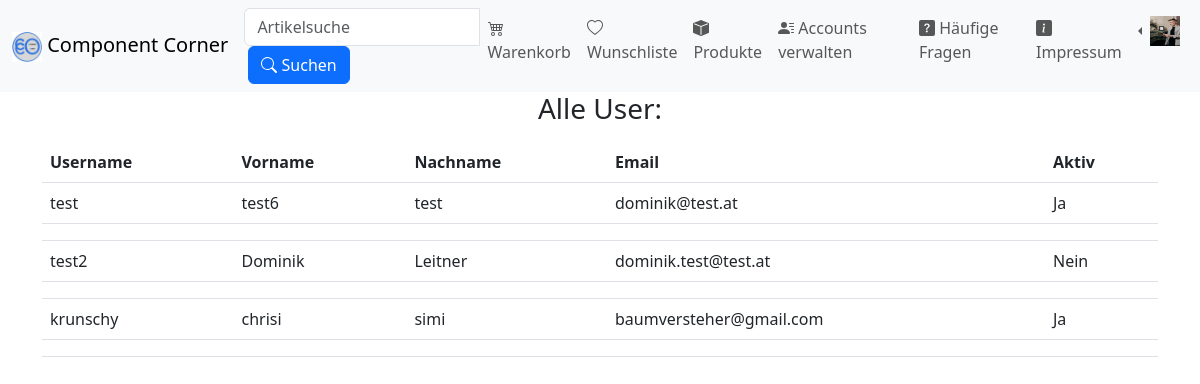
Page /index.php?site=userverwaltung (signed in) on the earlier database version.
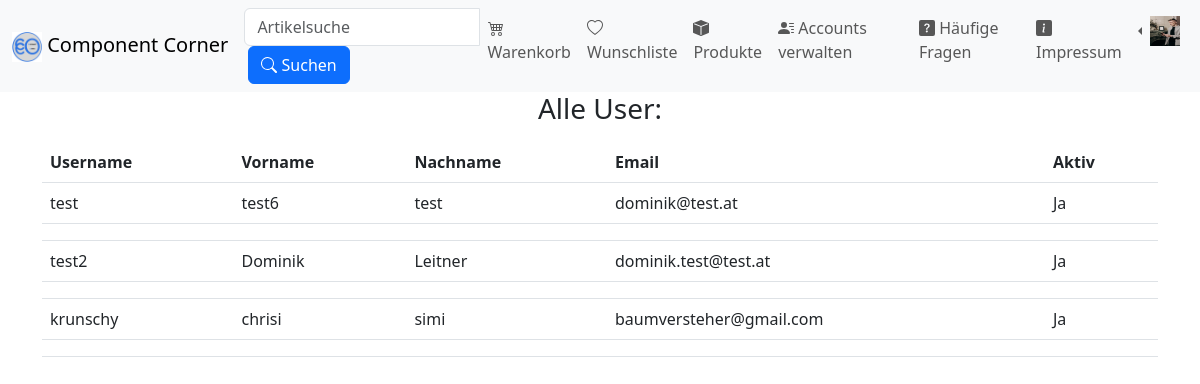
Same page on the later database version.
### tables this page shows
CREATE TABLE `accounts` (
  `VORNAME` varchar(50) DEFAULT NULL,
  `NACHNAME` varchar(50) DEFAULT NULL,
  `ADRESSE` varchar(100) DEFAULT NULL,
  `PLZ` int(10) DEFAULT NULL,
  `EMAIL` varchar(100) DEFAULT NULL,
  `PASSWORT` varchar(255) DEFAULT NULL,
  `USERNAME` varchar(50) DEFAULT NULL,
  `AKTIV` int(1) NOT NULL DEFAULT 1,
  `ID` int(255) NOT NULL,
  `IMAGE` varchar(255) NOT NULL DEFAULT 'default.jpg',
  `ROLE` int(1) NOT NULL DEFAULT 0
);

### inc/userverwaltung.php (the view, shortened to what this page needs)
<?php
function BinaryToYesNo($Bin){
    if($Bin==1)
    return 'Ja';
    else
    return 'Nein';
  }
require("./config/dbaccess.php");
$stmt = $mysql->prepare("SELECT ROLE FROM accounts WHERE USERNAME = :username");
$stmt->bindParam(":username", $_SESSION["username"]);
$stmt->execute();
$row = $stmt->fetch();
if ($row["ROLE"] == 1){
require("./config/dbaccess.php");
$stmt = $mysql->prepare("SELECT * FROM accounts");
$stmt->execute();
echo '
<div class="container">
<div class="table-responsive">
<h2 class="topmargin h3 mb-3 font-weight-normal">Alle User:</h2>
<table class="table">
  <thead>
    <tr>
      <th scope="col">Username</th>
      <th scope="col">Vorname</th>
      <th scope="col">Nachname</th>
      <th scope="col">Email</th>
      <th scope="col">Aktiv</th>
    </tr>
  </thead>';
$counter=-1;
while($row= $stmt->fetch()){
  ++$counter;
  $safedRow[$counter]=$row;}
for($i=0; $i<=$counter; ++$i){
  $row=$safedRow[$i];
    echo '
<tbody>
  <tr data-toggle="collapse" data-target="#accordion'.$i.'" class="clickable">
  <td>'.$row[6].'</td>
  <td>'.$row[0].'</td>
  <td>'.$row[1].'</td>
  <td>'.$row[4].'</td>
  <td>'.BinaryToYesNo($row[7]).'</td>
</tr>
<tr>
<td colspan="6">
    <div id="accordion'.$i.'" class="collapse">
      <input name="username" type="text" class="form-control" id="Username" placeholder="'.$row[6].'">
      <input name="vorname" type="text" class="form-control" id="Vorname" placeholder="'.$row[0].'">
      <input name="nachname" type="text" class="form-control" id="Nachname" placeholder="'.$row[1].'">
      <option value="none" selected disabled hidden>'.BinaryToYesNo($row[7]).'</option>
    <option value="none" selected disabled hidden>'.BinaryToYesNo($row[10]).'</option>
    <input name="email" type="email" class="form-control" id="Email" placeholder="'.$row[4].'">
      <input name="adresse" type="text" class="form-control" id="Adresse" placeholder="'.$row[2].'">
      <input name="plz" type="text" class="form-control" id="PLZ" placeholder="'.$row[3].'">
<input type="hidden" name="id" value="'.$row[8].'" >
<div>';
}
echo '
</tbody>
</table>
</div>';
  }
?>

Differences in the rows shown:
changed accounts "test2": AKTIV "Nein" → "Ja"
